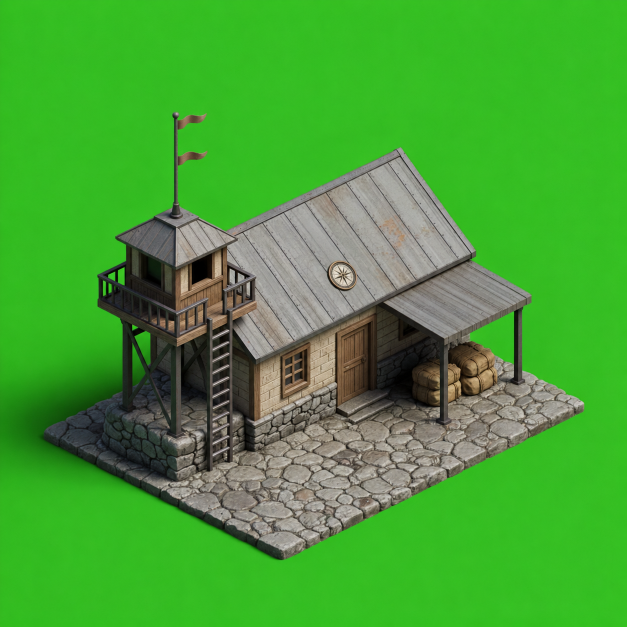
#> input picture tools/ai-gen/_industrial_recruitment_materials_20260831/recon_camp/compass_fix_v01/recon_camp_industrial_s48_v01_compass_fix.png, 1254 x 1254 px (shown at 1/2 size)
$ python profile_source.py
#> lines starting #> are read from the running program, lines starting #| are printed output that depends on the picture; after the words box and inside, x2 and y2 are one past the last pixel; in counts of white or black regions, pixels touching at a corner belong together
"""Measure the edited source before choosing this building's key parameters."""
import json
from pathlib import Path

import numpy as np
from PIL import Image, ImageDraw


HERE = Path(__file__).resolve().parent
SOURCE = HERE.parent / 'recon_camp_industrial_s48_v01_compass_fix.png'
with Image.open(SOURCE) as source:
#> source is the input picture: PIL image 1254x1254 RGB; mean R, G, B 70.5, 160.9, 53.7
    mode, size = source.mode, source.size
#> mode = 'RGB'; size = (1254, 1254)
    rgba = np.asarray(source.convert('RGBA'))
rgb = rgba[..., :3].astype(np.float32)
corners = np.vstack([rgb[:12, :12].reshape(-1, 3), rgb[:12, -12:].reshape(-1, 3),
                     rgb[-12:, :12].reshape(-1, 3), rgb[-12:, -12:].reshape(-1, 3)])
#> corners = 576 rows, first 8: [64, 173, 44], [55, 180, 42], [54, 184, 38], [52, 185, 36], [51, 185, 35], [51, 186, 35], [51, 187, 34], [52, 187, 33]
key = np.median(corners, axis=0)
#> key = [51, 190, 32]
distance = np.linalg.norm(rgb - key, axis=2)
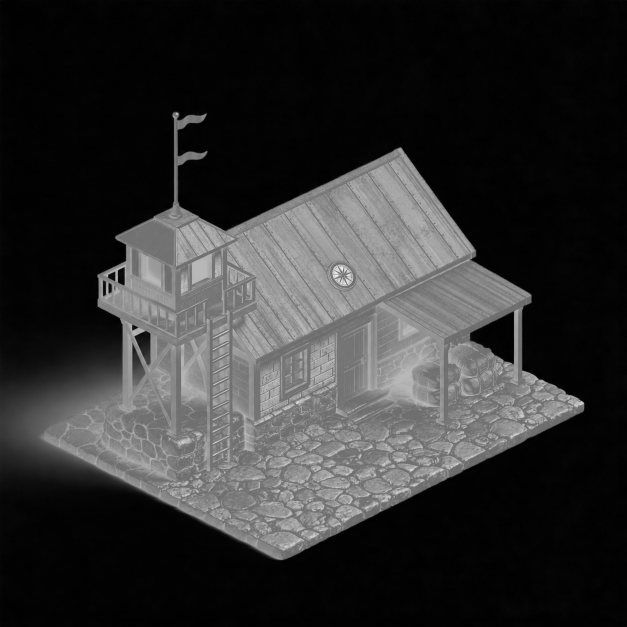
#> distance: shape (1254, 1254) float32 (shown at 1/2 size); min 0, max 275.7, mean 52.6; drawn with min black and max white
regions = {
    'main_roof': [(580, 485), (752, 358), (871, 488), (749, 590)],
    'lookout_roof': [(245, 469), (350, 434), (393, 489), (292, 500)],
    'supply_awning': [(847, 580), (938, 538), (1045, 599), (958, 635)],
    'flag_upper': [(376, 235), (389, 235), (389, 240), (376, 240)],
    'flag_lower': [(376, 309), (389, 309), (389, 314), (376, 314)],
    'tower_front_post': [(344, 646), (354, 649), (354, 856), (344, 852)],
    'tower_left_post': [(248, 681), (256, 684), (256, 790), (248, 787)],
    'ladder_side': [(389, 777), (393, 775), (393, 874), (389, 876)],
    'stone_foundation': [(650, 969), (735, 933), (772, 953), (690, 990)],
}
report = {
    'source': str(SOURCE), 'sourceMode': mode, 'size': size,
    'alphaMin': int(rgba[..., 3].min()), 'alphaMax': int(rgba[..., 3].max()),
    'measuredKeyRgb': key.tolist(), 'cornerDistanceMax': float(np.linalg.norm(corners - key, axis=1).max()),
    'materialRegions': {}, 'samples': [],
}
for name, points in regions.items():
    mask_image = Image.new('L', size)
    ImageDraw.Draw(mask_image).polygon(points, fill=255)
    mask = np.asarray(mask_image) > 0
    report['materialRegions'][name] = {'polygon': points, 'pixels': int(mask.sum()),
        'keyDistancePercentiles': np.percentile(distance[mask], [0, 1, 5, 50, 95, 100]).round(2).tolist()}
#> this loop made 9 passes
#> pass 1, `mask = np.asarray(mask_image) > 0`:
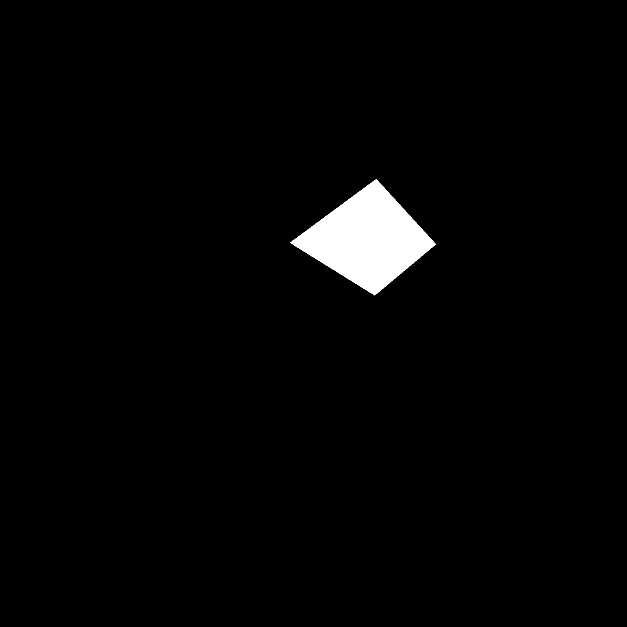
#> mask: shape (1254, 1254) bool (shown at 1/2 size); 2.2% white; 1 white region, box (x1, y1, x2, y2) and area: (580, 358, 872, 591) 33993
#> pass 2, `mask = np.asarray(mask_image) > 0`:
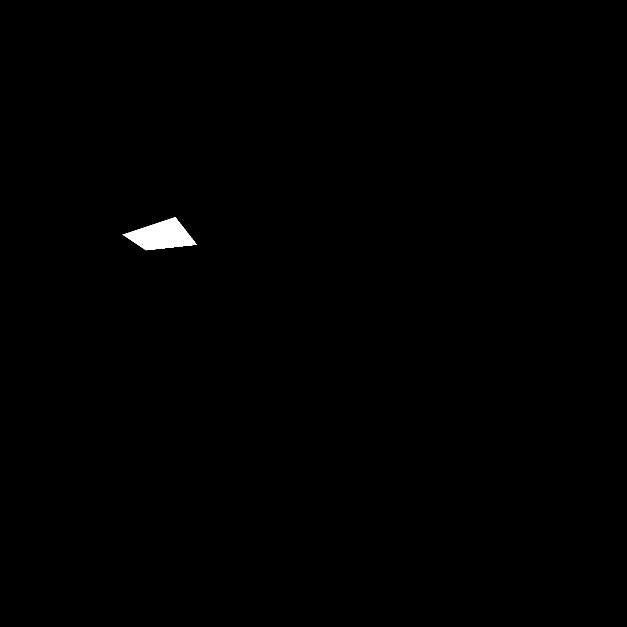
#> mask: shape (1254, 1254) bool (shown at 1/2 size); 0.35% white; 1 white region, box (x1, y1, x2, y2) and area: (245, 434, 394, 501) 5531
#> pass 3, `mask = np.asarray(mask_image) > 0`:
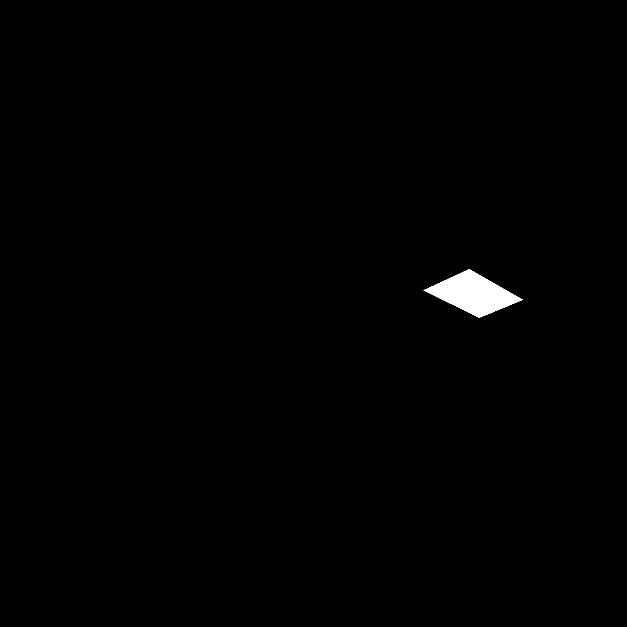
#> mask: shape (1254, 1254) bool (shown at 1/2 size); 0.6% white; 1 white region, box (x1, y1, x2, y2) and area: (847, 538, 1046, 636) 9506
#> after the loop:
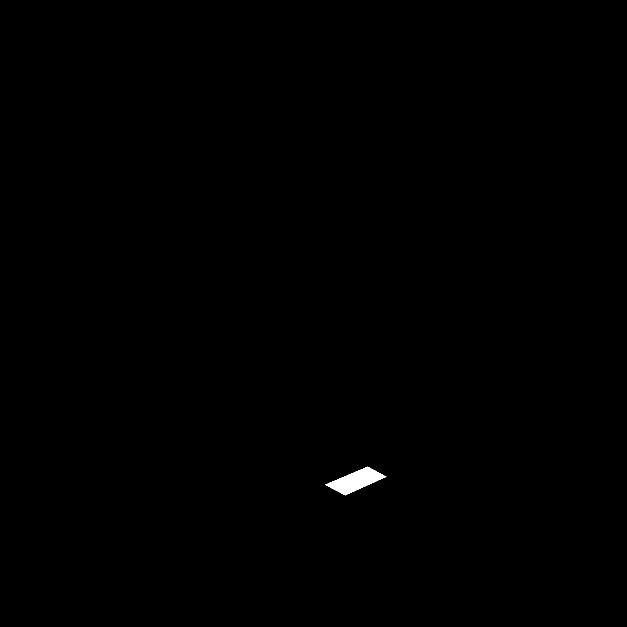
#> mask_image: PIL image 1254x1254 L (shown at 1/2 size); 0.2% white; 1 white region, box (x1, y1, x2, y2) and area: (650, 933, 773, 991) 3174
#> after the loop, report = 9 items
for x, y in [(10, 700), (60, 800), (80, 855), (80, 910), (150, 780), (188, 743),
             (244, 687), (251, 721), (301, 695), (296, 756), (213, 582), (465, 563),
             (269, 555), (280, 562), (625, 1150)]:
    report['samples'].append({'xy': [x, y], 'rgb': rgb[y, x].astype(int).tolist(),
                              'keyDistance': round(float(distance[y, x]), 2)})
(HERE / 'source-profile.json').write_text(json.dumps(report, ensure_ascii=False, indent=2)+'\n', encoding='utf-8')
print(json.dumps(report, ensure_ascii=False, indent=2))
#> (printed output is left out)
